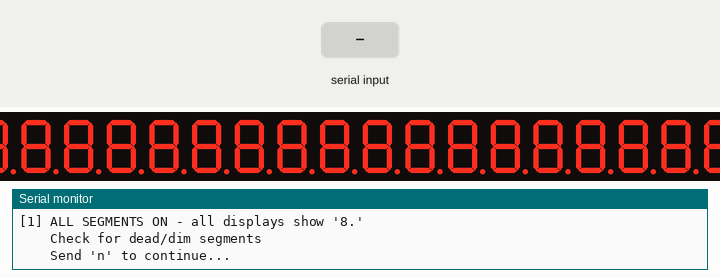
A sketch run on a simulated Arduino Nano, built with avr-gcc and run on an emulated ATmega328P. Shown: 24-digit seven-segment display, the last lines printed to the serial monitor. Wiring (inferred from the names in the program): 3 × MAX7219 LED driver: data A0; clock A1; CS A2. The inputs (shaded band) are chosen by the test bench.

Above: at 1.3 s.
1.4 s: "1" received over Serial
At 2.0 s:
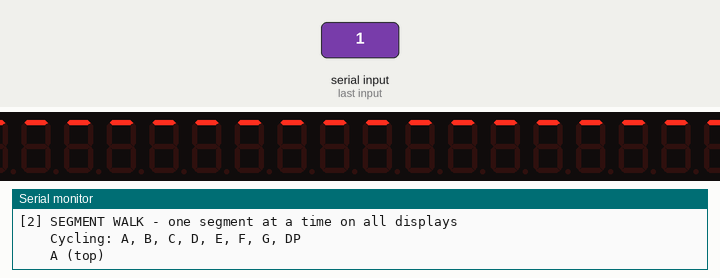
At 3.4 s:
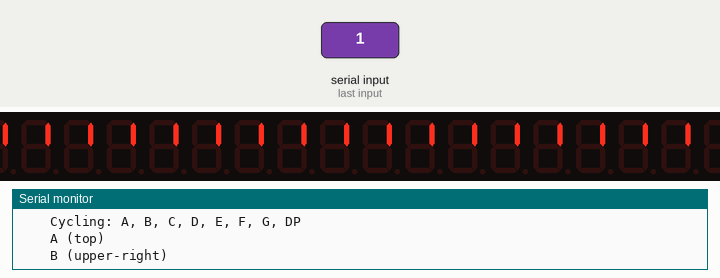
13.4 s: "0" received over Serial
At 14.8 s:
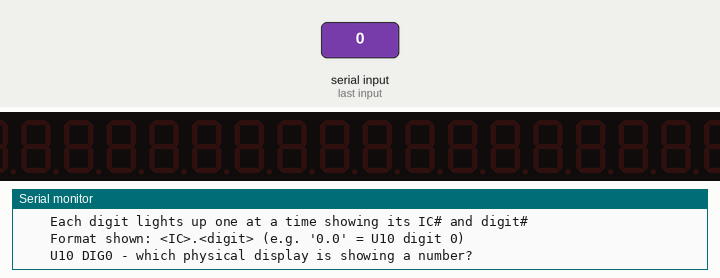
Timing chart, 0 to 16.4 s (numbered marks = the images above; inputs shaded):
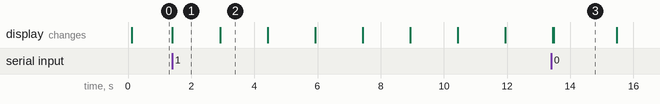

The sketch:

max7219-display-test.ino
```cpp
// MAX7219 display test - 8x dual 7-segment displays
// Tests all segments, digits, and maps physical positions
//
// Wiring:
//   Nano A0 -> PCB DIN
//   Nano A1 -> PCB CLK
//   Nano A2 -> PCB CS/LOAD
//   Nano 5V -> PCB VCC
//   Nano GND -> PCB GND
//
// Chain: U10 (IC#0) -> U11 (IC#1) -> U12 (IC#2)

#define DIN_PIN   A0
#define CLK_PIN   A1
#define CS_PIN    A2
#define NUM_DEVICES 3

// Segment patterns (bit order: DP-A-B-C-D-E-F-G for MAX7219 no-decode mode)
// MAX7219 segment mapping: bit0=A, bit1=B, bit2=C, bit3=D, bit4=E, bit5=F, bit6=G, bit7=DP
const uint8_t DIGITS[] = {
  0b01111110, // 0: A B C D E F
  0b00110000, // 1: B C
  0b01101101, // 2: A B D E G
  0b01111001, // 3: A B C D G
  0b00110011, // 4: B C F G
  0b01011011, // 5: A C D F G
  0b01011111, // 6: A C D E F G
  0b01110000, // 7: A B C
  0b01111111, // 8: A B C D E F G
  0b01111011, // 9: A B C D F G
};

const uint8_t SEG_A  = 0b01000000;
const uint8_t SEG_B  = 0b00100000;
const uint8_t SEG_C  = 0b00010000;
const uint8_t SEG_D  = 0b00001000;
const uint8_t SEG_E  = 0b00000100;
const uint8_t SEG_F  = 0b00000010;
const uint8_t SEG_G  = 0b00000001;
const uint8_t SEG_DP = 0b10000000;
const uint8_t ALL_SEGS = 0xFF;

void sendToAll(uint8_t addr, uint8_t data) {
  digitalWrite(CS_PIN, LOW);
  for (int d = 0; d < NUM_DEVICES; d++) {
    for (int i = 7; i >= 0; i--) {
      digitalWrite(CLK_PIN, LOW);
      digitalWrite(DIN_PIN, (addr >> i) & 1);
      digitalWrite(CLK_PIN, HIGH);
    }
    for (int i = 7; i >= 0; i--) {
      digitalWrite(CLK_PIN, LOW);
      digitalWrite(DIN_PIN, (data >> i) & 1);
      digitalWrite(CLK_PIN, HIGH);
    }
  }
  digitalWrite(CS_PIN, HIGH);
}

void sendToDevice(int device, uint8_t addr, uint8_t data) {
  digitalWrite(CS_PIN, LOW);
  for (int d = NUM_DEVICES - 1; d >= 0; d--) {
    uint8_t a = (d == device) ? addr : 0x00;
    uint8_t dat = (d == device) ? data : 0x00;
    for (int i = 7; i >= 0; i--) {
      digitalWrite(CLK_PIN, LOW);
      digitalWrite(DIN_PIN, (a >> i) & 1);
      digitalWrite(CLK_PIN, HIGH);
    }
    for (int i = 7; i >= 0; i--) {
      digitalWrite(CLK_PIN, LOW);
      digitalWrite(DIN_PIN, (dat >> i) & 1);
      digitalWrite(CLK_PIN, HIGH);
    }
  }
  digitalWrite(CS_PIN, HIGH);
}

void clearAll() {
  for (int d = 1; d <= 8; d++) sendToAll(d, 0x00);
}

void setup() {
  Serial.begin(115200);
  pinMode(DIN_PIN, OUTPUT);
  pinMode(CLK_PIN, OUTPUT);
  pinMode(CS_PIN, OUTPUT);
  digitalWrite(CS_PIN, HIGH);
  digitalWrite(CLK_PIN, LOW);

  delay(100);

  // Initialize all MAX7219s
  sendToAll(0x0C, 0x01);  // Normal operation
  sendToAll(0x0F, 0x00);  // Display test off
  sendToAll(0x09, 0x00);  // No decode (raw segments)
  sendToAll(0x0A, 0x08);  // Intensity mid
  sendToAll(0x0B, 0x07);  // Scan all 8 digits
  clearAll();

  Serial.println(F("=== MAX7219 Display Test ==="));
  Serial.println(F("8x dual 7-segment displays"));
  Serial.println(F("Chain: U10 -> U11 -> U12"));
  Serial.println();
  Serial.println(F("[1] ALL SEGMENTS ON - all displays show '8.'"));
  Serial.println(F("    Check for dead/dim segments"));
  Serial.println(F("    Send 'n' to continue..."));

  // Show "8." on all digits
  for (int d = 1; d <= 8; d++) sendToAll(d, ALL_SEGS);
}

int testPhase = 0;
int scanPos = 0;

void loop() {
  if (!Serial.available()) return;
  while (Serial.available()) Serial.read();
  testPhase++;

  switch (testPhase) {
    case 1: {
      Serial.println();
      Serial.println(F("[2] SEGMENT WALK - one segment at a time on all displays"));
      Serial.println(F("    Cycling: A, B, C, D, E, F, G, DP"));
      uint8_t segs[] = {SEG_A, SEG_B, SEG_C, SEG_D, SEG_E, SEG_F, SEG_G, SEG_DP};
      const char* names[] = {"A (top)", "B (upper-right)", "C (lower-right)", "D (bottom)", "E (lower-left)", "F (upper-left)", "G (middle)", "DP (dot)"};
      for (int s = 0; s < 8; s++) {
        for (int d = 1; d <= 8; d++) sendToAll(d, segs[s]);
        Serial.print(F("    "));
        Serial.println(names[s]);
        delay(1500);
      }
      for (int d = 1; d <= 8; d++) sendToAll(d, ALL_SEGS);
      Serial.println(F("    Done. Any missing segment = bad solder joint"));
      Serial.println(F("    Send 'n' to continue..."));
      break;
    }

    case 2: {
      Serial.println();
      Serial.println(F("[3] DIGIT POSITION MAP - identifies which physical display is which"));
      Serial.println(F("    Each digit lights up one at a time showing its IC# and digit#"));
      Serial.println(F("    Format shown: <IC>.<digit> (e.g. '0.0' = U10 digit 0)"));
      Serial.println();
      clearAll();

      for (int ic = 0; ic < NUM_DEVICES; ic++) {
        for (int dig = 0; dig < 8; dig++) {
          clearAll();
          // Show IC number on this digit (as a simple identifier)
          sendToDevice(ic, dig + 1, DIGITS[ic]);
          Serial.print(F("    U1"));
          Serial.print(ic);
          Serial.print(F(" DIG"));
          Serial.print(dig);
          Serial.println(F(" - which physical display is showing a number?"));
          delay(2000);
        }
      }
      clearAll();
      Serial.println();
      Serial.println(F("    Map complete. Note which displays didn't light."));
      Serial.println(F("    Send 'n' to continue..."));
      break;
    }

    case 3: {
      Serial.println();
      Serial.println(F("[4] COUNT TEST - displays 0-9 on all digits"));
      for (int num = 0; num <= 9; num++) {
        for (int d = 1; d <= 8; d++) sendToAll(d, DIGITS[num]);
        Serial.print(F("    Showing: "));
        Serial.println(num);
        delay(1000);
      }
      Serial.println(F("    All numbers displayed."));
      Serial.println(F("    Send 'n' to continue..."));
      break;
    }

    case 4: {
      Serial.println();
      Serial.println(F("[5] BRIGHTNESS TEST - ramping intensity 0-15"));
      for (int d = 1; d <= 8; d++) sendToAll(d, ALL_SEGS);
      for (int i = 0; i <= 15; i++) {
        sendToAll(0x0A, i);
        Serial.print(F("    Intensity: "));
        Serial.print(i);
        Serial.println(F("/15"));
        delay(500);
      }
      sendToAll(0x0A, 0x08);  // Back to mid
      Serial.println(F("    Back to mid (8/15)"));
      Serial.println(F("    Send 'n' for final summary..."));
      break;
    }

    case 5: {
      clearAll();
      // Show "PASS" using raw segments: P=A,B,E,F,G  A=A,B,C,E,F,G  S=A,C,D,F,G  S
      uint8_t P = SEG_A | SEG_B | SEG_E | SEG_F | SEG_G;
      uint8_t A = SEG_A | SEG_B | SEG_C | SEG_E | SEG_F | SEG_G;
      uint8_t S = SEG_A | SEG_C | SEG_D | SEG_F | SEG_G;
      // Show on IC#0 digits 1-4
      sendToDevice(0, 1, P);
      sendToDevice(0, 2, A);
      sendToDevice(0, 3, S);
      sendToDevice(0, 4, S);

      Serial.println();
      Serial.println(F("========================================"));
      Serial.println(F("  TEST COMPLETE"));
      Serial.println(F("========================================"));
      Serial.println(F("Check for:"));
      Serial.println(F("  - Dead segments (didn't light in step 2)"));
      Serial.println(F("  - Dead digits (didn't light in step 3)"));
      Serial.println(F("  - Ghosting (faint glow on adjacent digits)"));
      Serial.println(F("  - Uneven brightness across displays"));
      Serial.println();
      Serial.println(F("If all OK, safe to solder LEDs and remaining components."));
      testPhase = 0;
      break;
    }
  }
}
```

Measured:
- after the input at 1.4 s, the display: changes at once (image 1)
- after the input at 13.4 s, the display: first differs from a run without the input after 0.08 s (image 3)
- what the display in image 1 shows lasts 1.5 s, from 1.4 s to 2.9 s
- what the display in image 3 shows lasts 2.0 s, from 13.5 s to 15.5 s
